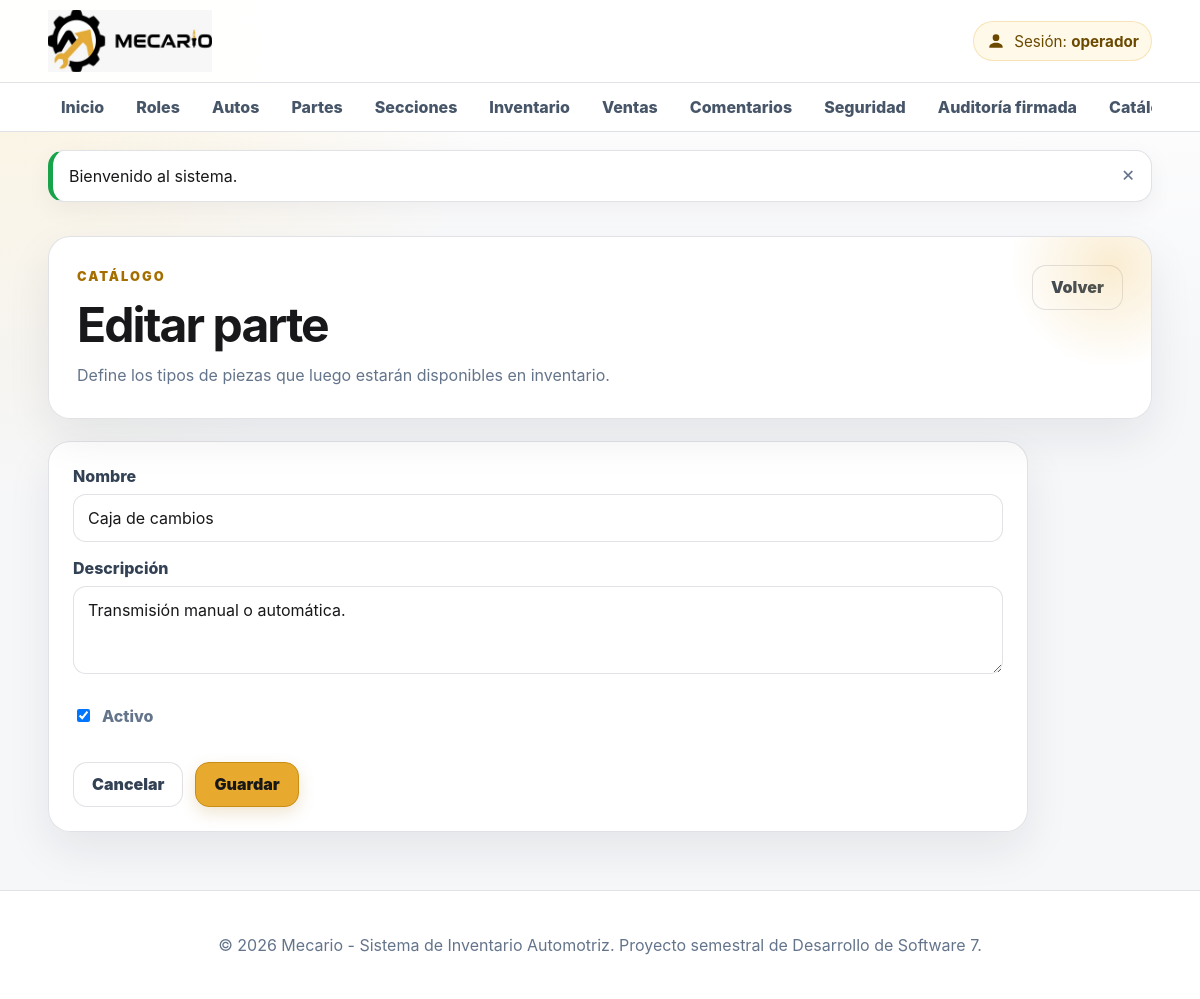
Screenshot of /public/partes/editar/9 (signed in) with the database file from the repository.
### tables this page shows
CREATE TABLE IF NOT EXISTS partes (
    id_parte INT UNSIGNED AUTO_INCREMENT PRIMARY KEY,
    nombre_parte VARCHAR(100) NOT NULL UNIQUE,
    descripcion VARCHAR(255) NULL,
    activo TINYINT(1) NOT NULL DEFAULT 1,
    fecha_creacion DATETIME NOT NULL DEFAULT CURRENT_TIMESTAMP,
    fecha_actualizacion DATETIME NULL DEFAULT NULL ON UPDATE CURRENT_TIMESTAMP,
    CONSTRAINT chk_parte_activo CHECK (activo IN (0,1)),
    INDEX idx_parte_nombre (nombre_parte)
);

### app/Controllers/ParteController.php (called while the page is built, shortened)
<?php
final class ParteController
{
    private Parte $partes;
    public function __construct(){ $this->partes = new Parte(); }
    public function editar(string $id): void
    {
        $this->exigirPermiso('partes.gestionar'); $parte=$this->partes->obtener((int)$id); if (!$parte) { Session::mensaje('error','La parte no existe.'); Url::redirigir('/partes'); }
        View::renderizar('partes/form',['titulo'=>'Editar parte','parte'=>$parte,'errores'=>[]]);
    }
}

### public/index.php (called while the page is built, shortened)
<?php
$router = new Router();
$router->despachar();

### app/Core/Database.php (called while the page is built, shortened)
<?php
final class Database
{
    private static ?self $instancia = null;
    private PDO $conexion;
    private function __construct()
    {
        $config = require dirname(__DIR__, 2) . '/config/config.php';
        $db = $config['database'];
        $dsn = sprintf(
            'mysql:host=%s;port=%s;dbname=%s;charset=%s',
            $db['host'],
            $db['port'],
            $db['name'],
            $db['charset']
        );
        try {
            $this->conexion = new PDO(
                $dsn,
                $db['user'],
                $db['password'],
                [
                    PDO::ATTR_ERRMODE => PDO::ERRMODE_EXCEPTION,
                    PDO::ATTR_DEFAULT_FETCH_MODE => PDO::FETCH_ASSOC,
                    PDO::ATTR_EMULATE_PREPARES => false,
                ]
            );
        } catch (PDOException $exception) {
            throw new RuntimeException(
                'No se pudo conectar con la base de datos.',
                0,
                $exception
            );
        }
    }
    public static function getInstancia(): self
    {
        return self::$instancia ??= new self();
    }
    public function consultar(string $sql, array $parametros = []): PDOStatement
    {
        $sentencia = $this->conexion->prepare($sql);
        $sentencia->execute($parametros);
        return $sentencia;
    }
    public function consultarUno(string $sql, array $parametros = []): ?array
    {
        $resultado = $this->consultar($sql, $parametros)->fetch();
        return $resultado === false ? null : $resultado;
    }
}

### app/Models/Parte.php (called while the page is built, shortened)
<?php
final class Parte
{
    private Database $db;
    public function __construct(){ $this->db = Database::getInstancia(); }
    public function obtener(int $id): ?array { return $this->db->consultarUno('SELECT * FROM partes WHERE id_parte=:id',['id'=>$id]); }
}

### app/Helpers/Url.php (called while the page is built, shortened)
<?php
final class Url
{
    public static function base(): string
    {
        $script = str_replace(
            '\\',
            '/',
            $_SERVER['SCRIPT_NAME'] ?? '/public/index.php'
        );
        $base = rtrim(dirname($script), '/');
        return $base === '.' ? '' : $base;
    }
    public static function ruta(string $ruta = '/'): string
    {
        $ruta = '/' . ltrim($ruta, '/');
        return self::base() . ($ruta === '//' ? '/' : $ruta);
    }
}

### app/Helpers/Sanitizer.php (called while the page is built, shortened)
<?php
final class Sanitizer
{
    public static function html(mixed $valor): string
    {
        return htmlspecialchars(
            (string) $valor,
            ENT_QUOTES | ENT_SUBSTITUTE,
            'UTF-8'
        );
    }
}

### app/Views/partes/form.php (the view)
<?php use App\Helpers\Csrf; use App\Helpers\Sanitizer; use App\Helpers\Url; $esEdicion=is_array($parte); ?>
<main class="container"><section class="module-hero"><div><span class="eyebrow">Catálogo</span><h1><?= $esEdicion?'Editar parte':'Nueva parte' ?></h1><p>Define los tipos de piezas que luego estarán disponibles en inventario.</p></div><a class="btn btn-secundario" href="<?= Sanitizer::html(Url::ruta('/partes')) ?>">Volver</a></section><?php if(!empty($errores)): ?><div class="alerta alerta--error"><ul><?php foreach($errores as $error): ?><li><?= Sanitizer::html($error) ?></li><?php endforeach; ?></ul></div><?php endif; ?><form class="card form-wide" method="POST" action="<?= Sanitizer::html(Url::ruta($esEdicion?'/partes/actualizar/'.$parte['id_parte']:'/partes/guardar')) ?>"><?= Csrf::campo() ?><div class="form-group"><label>Nombre</label><input name="nombre_parte" required value="<?= Sanitizer::html($parte['nombre_parte'] ?? '') ?>"></div><div class="form-group"><label>Descripción</label><textarea name="descripcion" rows="3"><?= Sanitizer::html($parte['descripcion'] ?? '') ?></textarea></div><label class="check-line"><input type="checkbox" name="activo" value="1" <?= (int)($parte['activo'] ?? 1)===1?'checked':'' ?>> Activo</label><div class="form-actions"><a class="btn btn-secundario" href="<?= Sanitizer::html(Url::ruta('/partes')) ?>">Cancelar</a><button class="btn">Guardar</button></div></form></main>

### app/Core/Router.php (shortened to what this page needs)
<?php
final class Router
{
    private array $rutas = [];
    private function agregar(
        string $metodo,
        string $ruta,
        callable|array $accion
    ): void {
        $this->rutas[$metodo][] = [
            'ruta' => $this->normalizar($ruta),
            'accion' => $accion,
        ];
    }
    public function despachar(): void
    {
        $metodo = strtoupper($_SERVER['REQUEST_METHOD'] ?? 'GET');
        $rutaActual = $this->obtenerRutaActual();
        foreach ($this->rutas[$metodo] ?? [] as $rutaRegistrada) {
            $parametros = $this->coincide(
                $rutaRegistrada['ruta'],
                $rutaActual
            );
            if ($parametros !== false) {
                $this->ejecutarAccion(
                    $rutaRegistrada['accion'],
                    $parametros
                );
                return;
            }
        }
    }
    private function obtenerRutaActual(): string
    {
        $uri = parse_url(
            $_SERVER['REQUEST_URI'] ?? '/',
            PHP_URL_PATH
        ) ?: '/';
        $base = dirname($_SERVER['SCRIPT_NAME'] ?? '');
        if (
            $base !== ''
            && $base !== '/'
            && str_starts_with($uri, $base)
        ) {
            $uri = substr($uri, strlen($base));
        }
        return $this->normalizar($uri);
    }
    private function normalizar(string $ruta): string
    {
        $ruta = '/' . trim($ruta, '/');
        return $ruta === '//' ? '/' : $ruta;
    }
    private function coincide(
        string $rutaRegistrada,
        string $rutaActual
    ): array|false {
        $patron = preg_replace(
            '#\{[a-zA-Z_][a-zA-Z0-9_]*\}#',
            '([^/]+)',
            $rutaRegistrada
        );
        if (!preg_match('#^' . $patron . '$#', $rutaActual, $coincidencias)) {
            return false;
        }
        array_shift($coincidencias);
        return $coincidencias;
    }
    private function ejecutarAccion(
        callable|array $accion,
        array $parametros
    ): void {
        if (
            is_array($accion)
            && isset($accion[0], $accion[1])
            && is_string($accion[0])
        ) {
            $controlador = new $accion[0]();
            $metodo = $accion[1];
            $controlador->{$metodo}(...$parametros);
            return;
        }
    }
}

### public/assets/css/style.css (style rules this page uses)
:root { --bg: #f6f7f9; --bg-2: #ffffff; --panel: #ffffff; --panel-2: #f8fafc; --text: #18181b; --muted: #64748b; --line: rgba(15, 23, 42, .12); --yellow: #e7aa2f; --yellow-2: #f5c451; --yellow-soft: rgba(231, 170, 47, .13); --white: #18181b; --success: #16a34a; --danger: #dc2626; --warning: #d97706; --shadow: 0 18px 45px rgba(15, 23, 42, .08); --radius: 22px; }
* { box-sizing: border-box; }
html { scroll-behavior: smooth; }
body { margin: 0; min-height: 100vh; font-family: Inter, Segoe UI, Arial, Helvetica, sans-serif; color: var(--text); background: radial-gradient(circle at top left, rgba(245,196,81,.18), transparent 32%), linear-gradient(180deg, #ffffff 0, var(--bg) 360px); }
a { color: inherit; text-decoration: none; }
button, input, select, textarea { font: inherit; }
.container { width: min(1180px, 92%); margin: 34px auto 58px; }
.hero, .module-hero, .card, .stat-card, .inner-panel { background: rgba(255,255,255,.96); border: 1px solid var(--line); border-radius: var(--radius); box-shadow: var(--shadow); }
.hero::after, .module-hero::after { content: ""; position: absolute; width: 220px; height: 220px; right: -70px; top: -80px; background: radial-gradient(circle, rgba(231,170,47,.22), transparent 65%); pointer-events: none; z-index: 0; }
.hero > *, .module-hero > * { position: relative; z-index: 1; }
.module-hero { position: relative; overflow: hidden; padding: 28px; display: flex; justify-content: space-between; align-items: flex-start; gap: 22px; margin-bottom: 22px; }
.hero h1, .module-hero h1 { margin: 8px 0 12px; max-width: 820px; font-size: clamp(2rem, 5vw, 4.1rem); line-height: 1.05; letter-spacing: -.04em; }
.module-hero h1 { font-size: clamp(1.9rem, 4vw, 3rem); }
.hero p, .module-hero p { margin: 0; max-width: 760px; color: var(--muted); line-height: 1.7; }
.eyebrow { display: inline-flex; margin-bottom: 8px; color: #a56f00; font-size: .8rem; font-weight: 950; letter-spacing: .16em; text-transform: uppercase; }
.hero-acciones, .action-row, .form-actions { display: flex; flex-wrap: wrap; gap: 12px; align-items: center; margin-top: 24px; }
.btn { display: inline-flex; align-items: center; justify-content: center; gap: 8px; min-height: 44px; padding: 12px 18px; border: 1px solid #c98d16; border-radius: 14px; background-color: #e7aa2f; background-image: none; color: #171717; font-weight: 900; line-height: 1.2; cursor: pointer; box-shadow: 0 6px 16px rgba(165,111,0,.18); position: static; z-index: auto; opacity: 1; visibility: visible; text-decoration: none; filter: none; transform: none; transition: none; }
.btn-secundario, .btn-soft { background: #ffffff; color: #334155; border: 1px solid var(--line); box-shadow: none; }
.card, .stat-card, .inner-panel { padding: 24px; }
.form-wide { max-width: 980px; }
.form-group { margin-bottom: 16px; }
label { display: block; margin-bottom: 8px; color: #334155; font-weight: 850; }
input, select, textarea { width: 100%; padding: 13px 14px; border: 1px solid var(--line); border-radius: 13px; outline: none; background: #ffffff; color: var(--text); }
textarea { resize: vertical; }
.check-line { display: inline-flex; align-items: center; gap: 9px; margin: 12px 0; color: var(--muted); }
.check-line input, .option-card input { width: auto; }

### rows the page displays
partes: nombre_parte "Caja de cambios", descripcion "Transmisión manual o automática.", activo "☑"

### other values shown
Sanitizer::html($mensaje['texto'] ?? '') "Bienvenido al sistema."
